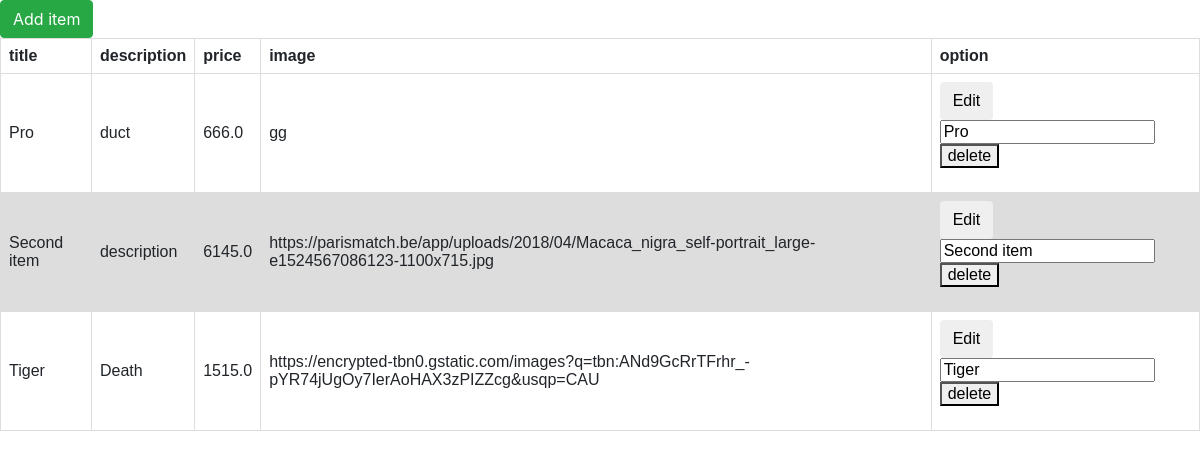
Before: / with the older database file.
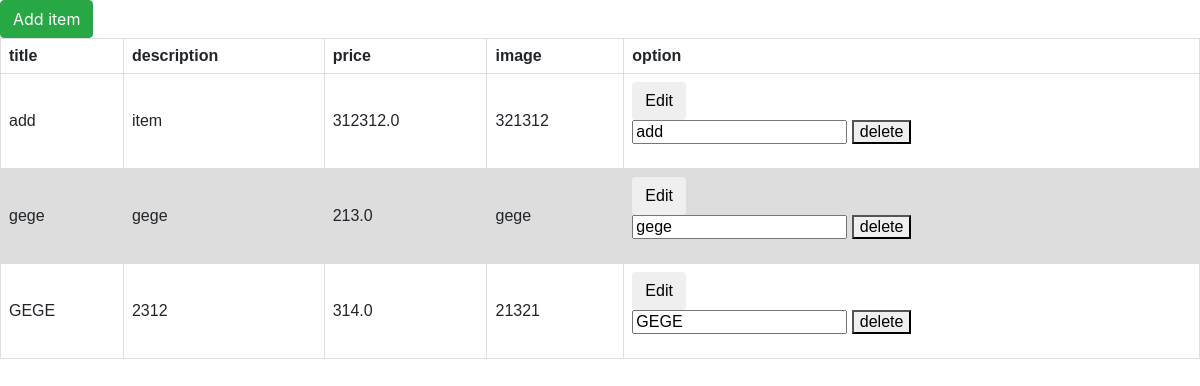
After: the same page with the newer database file.
### tables this page shows
CREATE TABLE products
		(productId INTEGER PRIMARY KEY AUTOINCREMENT,
		name TEXT,
		price REAL,
		description TEXT,
  		unitsSold INTEGER DEFAULT 0,
  		uniquePurchase INTEGER DEFAULT 0,
		image TEXT
		);

### app.py (the view, shortened to what this page needs)
@app.route("/", methods=['GET', 'POST'])
def root():
    print("route page")
    with sqlite3.connect('database.db') as conn:
        cur = conn.cursor()
        cur.execute('SELECT name,price,description,image FROM products')
        itemData = cur.fetchall()
    itemData = parse(itemData)
    return render_template('admin.html',itemData=itemData)

### app.py (called while the page is built)
def parse(data):
    ans = []
    i = 0
    while i < len(data):
        curr = []
        for j in range(4):
            if i >= len(data):
                break
            curr.append(data[i])
            i += 1
        ans.append(curr)
    return ans

### templates/admin.html (shortened to what this page needs)
<html>
<head>
	<link rel="stylesheet" href="https://cdn.jsdelivr.net/npm/bootstrap@4.0.0/dist/css/bootstrap.min.css">
</head>
<body>
<button type="button"   class="btn btn-success" data-toggle="modal" data-target="#addModal" name="addItemModal">Add item</button>
<table>
<thead>
	<th> title </th>
	<th> description </th>
	<th> price </th>
	<th> image </th>
	<th> option </th>
</thead>
<tbody>
	{% for products in itemData%}
		{%for productData in products%}
			<tr>
				<td id="productName"> {{productData[0]}} </td>
				<td id="description"> {{productData[2]}} </td>
				<td id="price"> {{productData[1]}} </td>
				<td id="img"> {{productData[3]}} </td>
				<td>
				<button type="button" onclick="editProduct('{{productData[0]}}','{{productData[2]}}','{{productData[1]}}','{{productData[3]}}')"  class="btn btn-default" data-toggle="modal" data-target="#myModal" name="submitModal">Edit</button>
				<form action="/delete/" method="POST">
					<input type="text" id="deleteTitle" name="titleDelete" readonly="readonly" value="{{productData[0]}}">
					<button name="forwardBtn" type="submit">delete</button>
				</form>
			</td>
			</tr>
		{%endfor%}
	{% endfor %}
</tbody>
</table>
</body>
</html>

Changed rows visible on the page:
removed products: name "Pro", description "duct", price "666.0", image "gg", titleDelete "Pro"
removed products: name "Second item", description "description", price "6145.0", image "https://parismatch.be/app/uploads/2018/04/Macaca_nigra_self-portrait_large-e1524567086123-1100x715.jpg", titleDelete "Second item"
removed products: name "Tiger", description "Death", price "1515.0", image "https://encrypted-tbn0.gstatic.com/images?q=tbn:ANd9GcRrTFrhr_-pYR74jUgOy7IerAoHAX3zPIZZcg&usqp=CAU", titleDelete "Tiger"
added products: name "add", description "item", price "312312.0", image "321312", titleDelete "add"
added products: name "gege", description "gege", price "213.0", image "gege", titleDelete "gege"
added products: name "GEGE", description "2312", price "314.0", image "21321", titleDelete "GEGE"
